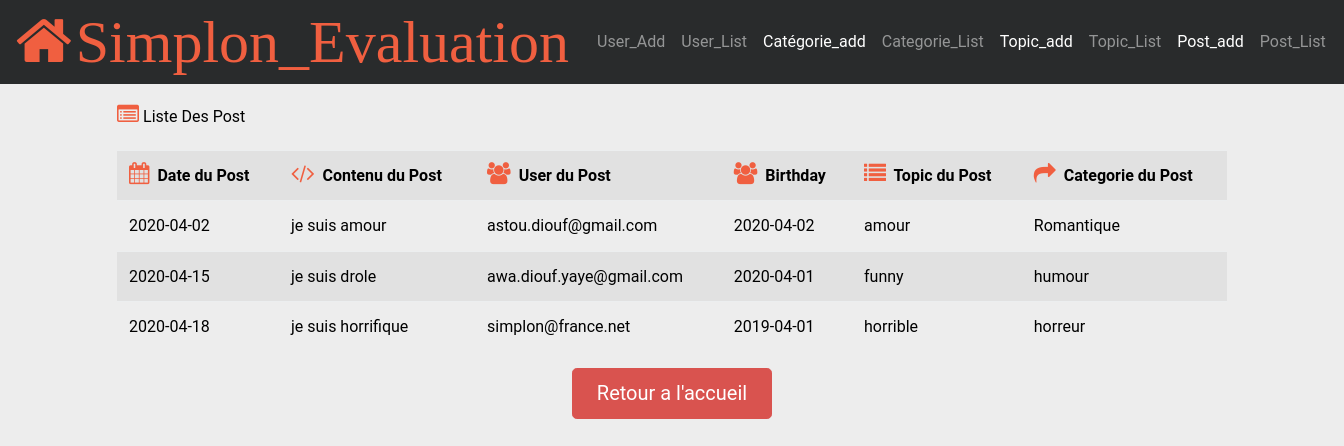
Screenshot of /view/postes/list.php with the database file from the repository.
### tables this page shows
CREATE TABLE `poste` (
  `idPost` int(11) NOT NULL,
  `datePost` date NOT NULL,
  `contentPost` varchar(400) NOT NULL,
  `idUserPost` int(11) NOT NULL,
  `idTopPost` int(11) NOT NULL
);

CREATE TABLE `user` (
  `idUser` int(11) NOT NULL,
  `mailUser` varchar(255) NOT NULL,
  `pwUser` varchar(255) NOT NULL,
  `bdayUser` date NOT NULL
);

CREATE TABLE `topic` (
  `idTop` int(11) NOT NULL,
  `titleTop` varchar(25) NOT NULL,
  `idUserTop` int(11) NOT NULL,
  `idCatTop` int(11) NOT NULL
);

CREATE TABLE `categorie` (
  `idCat` int(11) NOT NULL,
  `labelCat` varchar(25) NOT NULL
);

### model/DB.php (called while the page is built, shortened)
<?php
function getConnexion(){
    return mysqli_connect(HOST, USER, PASSWORD, DBNAME);
}
function executeSQL($sql){
    $connexion = getConnexion();
    return mysqli_query($connexion, $sql);
}
?>

### model/postDao.php (called while the page is built, shortened)
<?php
function listerPost(){
    $sql = "SELECT mailUser ,
                    bdayUser ,
                     labelCat,
                     titleTop,
                     datePost ,
                     contentPost
            FROM poste p,
                 categorie c,
                 user u ,
                  topic t
            WHERE p.idUserPost=u.idUser AND p.idTopPost=t.idTop AND t.idCatTop=c.idCat ";
    return executeSQL($sql);
}
?>

### view/postes/list.php (the view, shortened to what this page needs)
<!DOCTYPE html>
<html>
<head>
    <link rel="stylesheet" type="text/css" href="../../public/css/bootstrap.min.css">
    <link rel="stylesheet" type="text/css" href="../../public/css/style.css">
    <link rel="stylesheet" type="text/css" href="../../public/css/font-awesome.css">
</head>
<body>
<nav class="navbar navbar-toggleable-md navbar-inverse bg-inverse navbar-fixed-top">
    <a class="navbar-brand" href="#"><span class="fa fa-home fa-3x "></span><i class="fa fa-diamond fa-3x"> Simplon_Evaluation</i> </a>
    <div class="collapse navbar-collapse" id="menu">
        <ul class="navbar-nav mr-auto">
            <li class="nav-item">
                <a class="nav-link" href="../users/add.php"> User_Add</a>
            </li>
            <li class="nav-item">
                <a class="nav-link" href="../users/list.php"> User_List</a>
            </li>
            <li class="nav-item active">
                <a class="nav-link" href="../categories/add.php">Catégorie_add</a>
            </li>
            <li class="nav-item">
                <a class="nav-link" href="../categories/list.php">Categorie_List</a>
            </li>
            <li class="nav-item active">
                <a class="nav-link" href="../topics/add.php">Topic_add</a>
            </li>
            <li class="nav-item">
                <a class="nav-link" href="../topics/list.php">Topic_List</a>
            </li>
            <li class="nav-item active">
                <a class="nav-link" href="add.php"> Post_add</a>
            </li>
            <li class="nav-item">
                <a class="nav-link" href="#">Post_List <span class="sr-only">(current)</span></a>
            </li>
        </ul>
    </div>
</nav>
<div class="container">
    <div class="row">
        <div class="col-lg-12">
            <section class="panel">
                <header class="panel-heading">
                    <i class="fa fa-list-alt "></i>Liste Des Post
                </header>
                <table class="table table-striped table-advance table-hover">
                    <tbody>
                    <tr>
                        <th><i class="fa fa-calendar "></i> Date du Post</th>
                        <th><i class="fa fa-code "></i> Contenu du Post</th>
                        <th><i class="fa fa-users "></i> User du Post</th>
                        <th><i class="fa fa-users "></i> Birthday</th>
                        <th><i class="fa fa-list "></i> Topic du Post</th>
                        <th><i class="fa fa-mail-forward "></i> Categorie du Post</th>
                    </tr>
                    <?php
                    require_once '../../model/DB.php';
                    require_once '../../model/postDao.php';
                    $post = listerPost();
                    while ($posts = mysqli_fetch_object($post)) {
                        echo "
                                <tr>
                                     <td>".$posts->datePost."</td>
                                      <td>".$posts->contentPost."</td>
                                      <td>".$posts->mailUser."</td>
                                      <td>".$posts->bdayUser."</td>
                                      <td>".$posts->titleTop."</td>
                                      <td>".$posts->labelCat."</td>
                                </tr>";
                    }
                    ?>
                    </tbody>
                </table>
            </section>
        </div>
    </div>
    <div class="form-group text-center">
        <a class="btn btn-danger btn-lg" href="../index.php">Retour a l'accueil</a>
    </div>
</div>
</body>
</html>

### public/css/style.css (style rules this page uses)
body { background:#ededed; font-family:'Roboto', Arial, sans-serif; color:#000; line-height:1.6em; overflow-x:hidden; }
.navbar { margin-bottom: 20px; }
a { color: #F05F40; }
.fa { color: #F05F40; margin-right: 4px; font-size: 22px; }
table { margin-top: 20px; }

### rows the page displays
poste: datePost "2020-04-02", contentPost "je suis amour", idUserPost.mailUser "astou.diouf@gmail.com", idUserPost.bdayUser "2020-04-02", idTopPost.titleTop "amour", categorie.labelCat "Romantique"
poste: datePost "2020-04-15", contentPost "je suis drole", idUserPost.mailUser "awa.diouf.yaye@gmail.com", idUserPost.bdayUser "2020-04-01", idTopPost.titleTop "funny", categorie.labelCat "humour"
poste: datePost "2020-04-18", contentPost "je suis horrifique", idUserPost.mailUser "simplon@france.net", idUserPost.bdayUser "2019-04-01", idTopPost.titleTop "horrible", categorie.labelCat "horreur"
